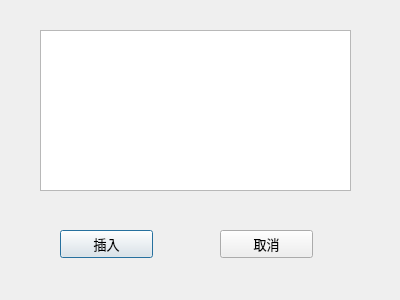
<?xml version="1.0" encoding="UTF-8"?>
<ui version="4.0">
 <class>DialogInsertMore</class>
 <widget class="QDialog" name="DialogInsertMore">
  <property name="geometry">
   <rect>
    <x>0</x>
    <y>0</y>
    <width>400</width>
    <height>300</height>
   </rect>
  </property>
  <property name="windowTitle">
   <string>Dialog</string>
  </property>
  <widget class="QTextEdit" name="textEdit">
   <property name="geometry">
    <rect>
     <x>40</x>
     <y>30</y>
     <width>311</width>
     <height>161</height>
    </rect>
   </property>
  </widget>
  <widget class="QPushButton" name="pushButton">
   <property name="geometry">
    <rect>
     <x>60</x>
     <y>230</y>
     <width>93</width>
     <height>28</height>
    </rect>
   </property>
   <property name="font">
    <font>
     <family>Arial</family>
     <pointsize>10</pointsize>
    </font>
   </property>
   <property name="text">
    <string>插入</string>
   </property>
  </widget>
  <widget class="QPushButton" name="pushButton_2">
   <property name="geometry">
    <rect>
     <x>220</x>
     <y>230</y>
     <width>93</width>
     <height>28</height>
    </rect>
   </property>
   <property name="font">
    <font>
     <family>Arial</family>
     <pointsize>10</pointsize>
    </font>
   </property>
   <property name="text">
    <string>取消</string>
   </property>
  </widget>
 </widget>
 <resources/>
 <connections>
  <connection>
   <sender>pushButton</sender>
   <signal>clicked()</signal>
   <receiver>DialogInsertMore</receiver>
   <slot>accept()</slot>
   <hints>
    <hint type="sourcelabel">
     <x>106</x>
     <y>243</y>
    </hint>
    <hint type="destinationlabel">
     <x>199</x>
     <y>149</y>
    </hint>
   </hints>
  </connection>
  <connection>
   <sender>pushButton_2</sender>
   <signal>clicked()</signal>
   <receiver>DialogInsertMore</receiver>
   <slot>reject()</slot>
   <hints>
    <hint type="sourcelabel">
     <x>266</x>
     <y>243</y>
    </hint>
    <hint type="destinationlabel">
     <x>199</x>
     <y>149</y>
    </hint>
   </hints>
  </connection>
 </connections>
</ui>
